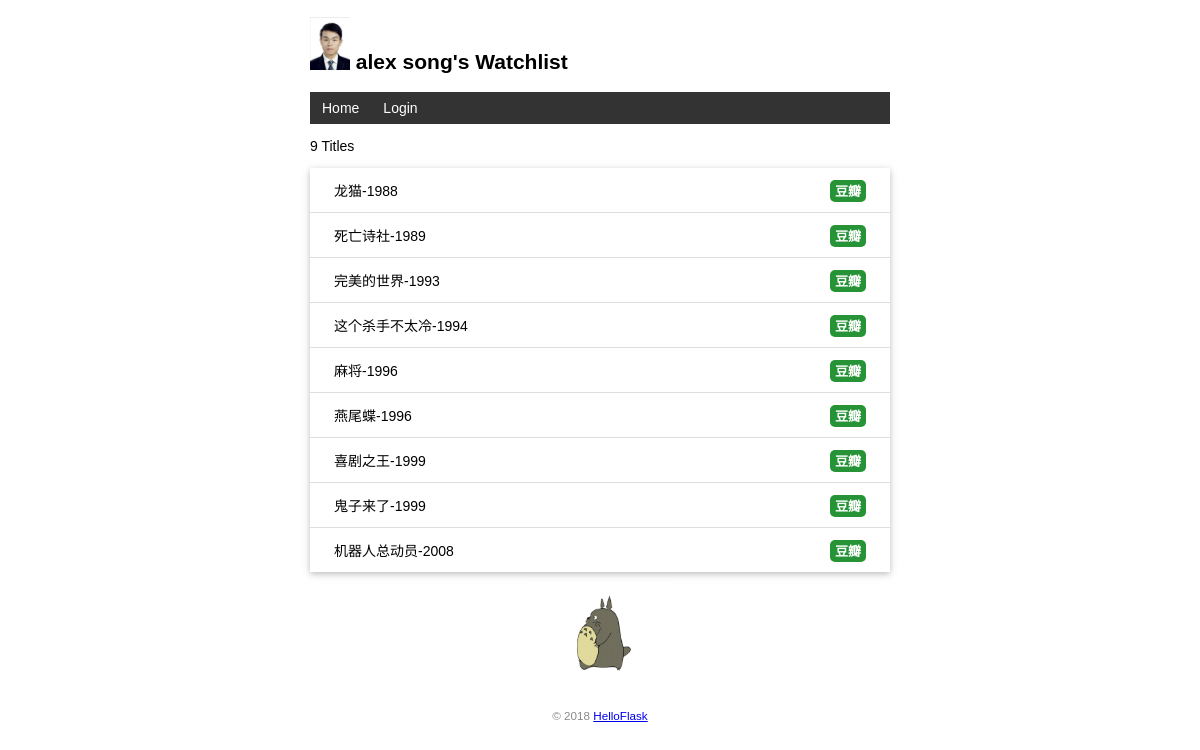
The page / on the database its author committed.
### watchlist/models.py (models this page shows, shortened)
class User(db.Model, UserMixin):  # 数据库表，表名为user
    id = db.Column(db.Integer, primary_key=True)  # 主键，个人理解应该是序号
    name = db.Column(db.String(20))  # 名字
    username = db.Column(db.String(20))  # 用户名
    password_hash = db.Column(db.String(128))  # 密码散列值

class Movie(db.Model):
    id = db.Column(db.Integer, primary_key=True)  # 主键，个人理解应该是序号
    title = db.Column(db.String(60))  # 电影标题
    year = db.Column(db.String(4))  # 电影年份

### watchlist/views.py (the view, shortened to what this page needs)
@app.route("/", methods=['GET', 'POST'])
def index():
    movies = Movie.query.all()  # 读取数据库中所有电影记录
    return render_template('index.html', movies=movies)

### watchlist/__init__.py (called while the page is built)
@app.context_processor  # 装饰器
def inject_user():
    from watchlist.models import User
    user = User.query.first()
    return dict(user=user)  # 将user信息传入字典

### watchlist/templates/index.html (shortened to what this page needs)
{% extends 'base.html' %}
{% block content %}
<p>{{movies|length}} Titles</p>
<ul class="movie-list">
    {% for movie in movies %}
    <li>{{movie.title}}-{{movie.year}}
        <span class="float-right">
            <a  class="imdb" href="https://movie.douban.com/subject_search?search_text={{ movie.title }}"
                target="_blank" title="在豆瓣搜索此电影">豆瓣</a>
        </span>
    </li>
    {% endfor %}
</ul>
<img alt="walking totoro" class="totoro" src="{{url_for('static',filename='images/totoro.gif')}}">
{% endblock %}

### watchlist/templates/base.html (shortened to what this page needs)
<!DOCTYPE html>
<html lang="en">
<head>
    {% block head %}
    <link rel="stylesheet" href="{{url_for('static',filename='style.css')}}" type="text/css">
    {% endblock %}
</head>
<body>
<h2>
    <img alt="alex" class="alex" src="{{url_for('static',filename='images/111.jpg')}}">
    {{user.username}}'s Watchlist
</h2>
<nav>
    <ul>
        <li><a href="{{url_for('index')}}">Home</a></li>
        {% if current_user.is_authenticated %}
        <li><a href="{{url_for('settings')}}">Settings</a></li>
        <li><a href="{{url_for('logout')}}">Logout</a></li>
        {% else %}
        <li><a href="{{url_for('login')}}">Login</a>
        {% endif %}
    </ul>
</nav>
{% block content %} {% endblock %}
<footer>
    <small>&copy; 2018 <a href="http://helloflask.com/tutorial">HelloFlask</a> </small>
</footer>
</body>
</html>

### watchlist/static/style.css (style rules this page uses)
body { margin: auto; max-width: 580px; font-size: 14px; font-family: Helvetica, Arial, sans-serif }
footer { color: #888; margin-top: 15px; text-align: center; padding: 10px; }
.alex { width: 40px; }
.movie-list { list-style-type: none; padding: 0; margin-bottom: 10px; box-shadow: 0 2px 5px 0 rgba(0, 0, 0, 0.16), 0 2px 10px 0 rgba(0, 0, 0, 0.12); }
.movie-list li { padding: 12px 24px; border-bottom: 1px solid #ddd; }
.movie-list li:last-child { border-bottom: none; }
.float-right { float: right; }
.imdb { font-size: 13px; font-weight: bold; color: white; text-decoration: none; background: #279337; border-radius: 5px; padding: 3.5px 5px; }
nav ul { list-style-type: none; margin: 0; padding: 0; overflow: hidden; background-color: #333; }
nav li { float: left; }
nav li a { display: block; color: white; text-align: center; padding: 8px 12px; text-decoration: none; }
.totoro { display: block; margin: 0 auto; height: 100px; }

### rows shown on the page
User: username "alex song"
Movie: title "龙猫", year "1988"
Movie: title "死亡诗社", year "1989"
Movie: title "完美的世界", year "1993"
Movie: title "这个杀手不太冷", year "1994"
Movie: title "麻将", year "1996"
Movie: title "燕尾蝶", year "1996"
Movie: title "喜剧之王", year "1999"
Movie: title "鬼子来了", year "1999"
Movie: title "机器人总动员", year "2008"

### other values the page prints
{{ movies|length }} "9"
